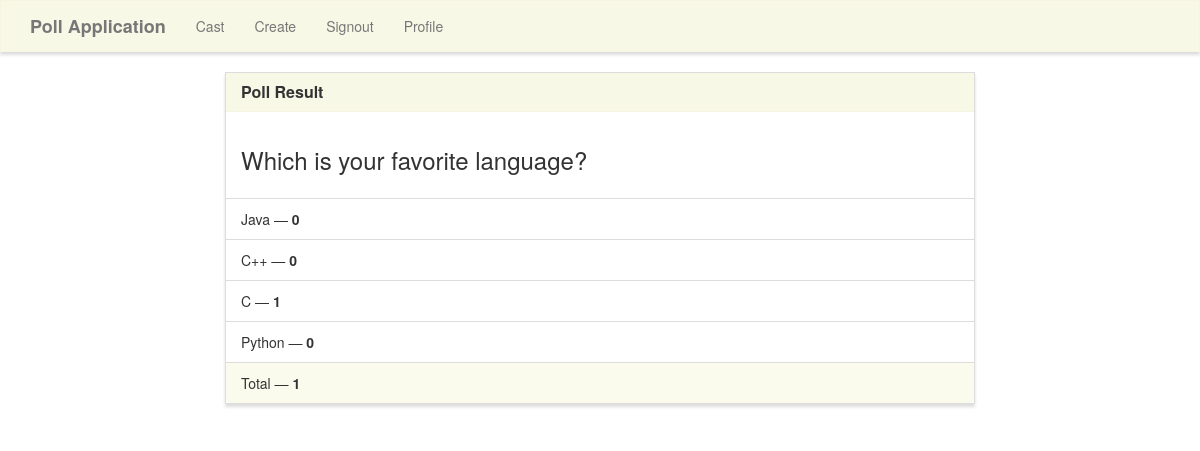
Page /results/1/ on the earlier database version.
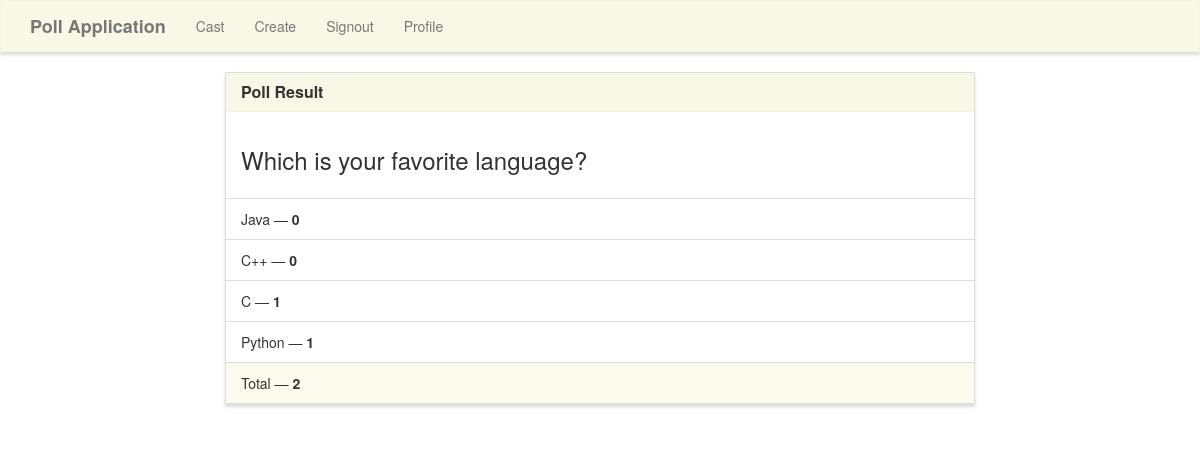
Same page on the later database version.
### poll/models.py (models this page shows)
class Poll(models.Model):
    question = models.TextField()
    option_one = models.CharField(max_length=30)
    option_two = models.CharField(max_length=30)
    option_three = models.CharField(max_length=30)
    option_four = models.CharField(max_length=30)
    option_one_count = models.IntegerField(default=0)
    option_two_count = models.IntegerField(default=0)
    option_three_count = models.IntegerField(default=0)
    option_four_count = models.IntegerField(default=0)
    def total(self):
        return self.option_one_count + self.option_two_count + self.option_three_count+ self.option_four_count

### poll/views.py (the view)
# urls.py: path('results/<poll_id>/', poll_views.results, name='results'),
def results(request, poll_id):
    poll = Poll.objects.get(pk=poll_id)
    context = {
        'poll' : poll
    }
    return render(request, 'poll/results.html', context)

### poll/templates/poll/results.html (shortened to what this page needs)
{% extends "poll/base.html" %}
{% block main %}
<div class="row">
    <div class="col-lg-8 col-lg-offset-2">
        <div class="panel panel-default">
            <div class="panel-heading">
                <h3 class="panel-title">Poll Result</h3>
            </div>
            <div class="panel-body">
                <h3>{{ poll.question }}</h3>
            </div>
            <ul class="list-group">
                <li class="list-group-item">{{ poll.option_one }} &mdash; <strong>{{ poll.option_one_count }}</strong></li>
                <li class="list-group-item">{{ poll.option_two }} &mdash; <strong>{{ poll.option_two_count }}</strong></li>
                <li class="list-group-item">{{ poll.option_three }} &mdash; <strong>{{ poll.option_three_count }}</strong></li>
                <li class="list-group-item">{{ poll.option_four }} &mdash; <strong>{{ poll.option_four_count }}</strong></li>
            </ul>
            <div class="panel-footer">
                Total &mdash; <strong>{{ poll.total }}</strong>
            </div>
        </div>
    </div>
</div>
{% endblock %}

Differences in the rows shown:
changed Poll "Which is your favorite language?": option_four_count "0" → "1"; total "1" → "2"
